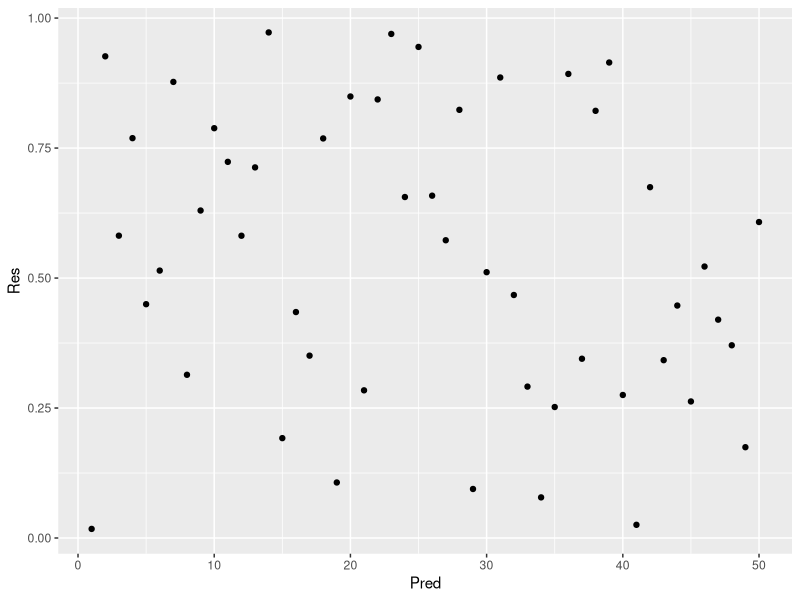
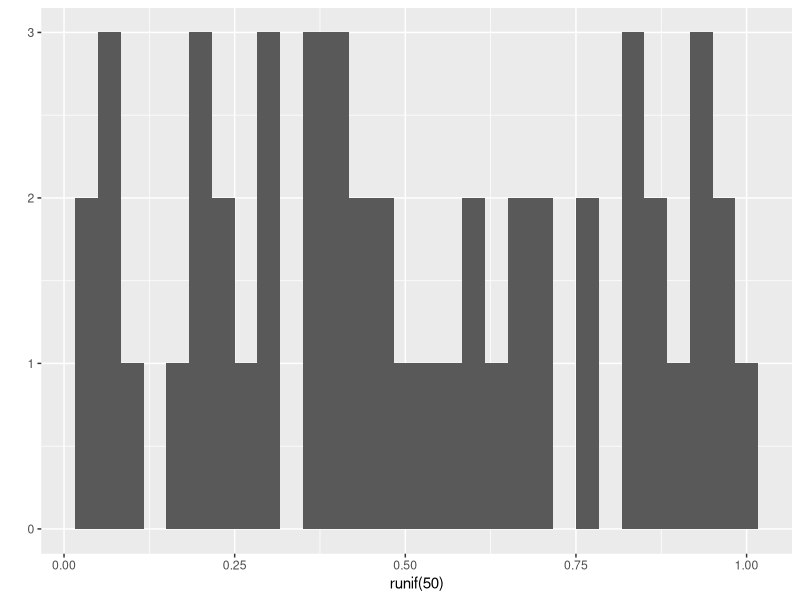

Generate these figures, in order, with R:
## ---- chunk 1
# Use comments extensively in ALL of your coding!
library(ggplot2)      # load a package (already installed)
Pred <- seq(1,50)     # make a vector of integers from 1 to 10
Res <- runif(50)      # generate 10 draws from a random uniform (0,1) distribution

# print the random numbers
print(Res)

# plot the graph
qplot(x=Pred,y=Res)
## ---- chunk 2
qplot(x=runif(50))
print(head(Res))
print(summary(Res))
